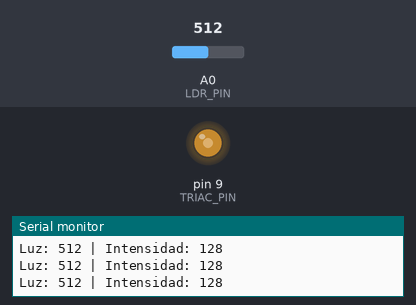
The sketch below on a simulated Arduino Uno, built with avr-gcc and run on an emulated ATmega328P. Parts: output pins drawn as LEDs (lit = HIGH), the last lines printed to the serial monitor. The inputs (shaded band) are chosen by the test bench; at power-on: A0 (LDR_PIN) = 512.

Above: at 1.2 s.
1.3 s: A0 (LDR_PIN) set to 306
At 1.6 s:
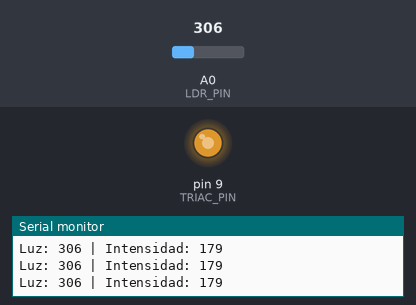
2.8 s: A0 (LDR_PIN) set to 122
At 3.1 s:
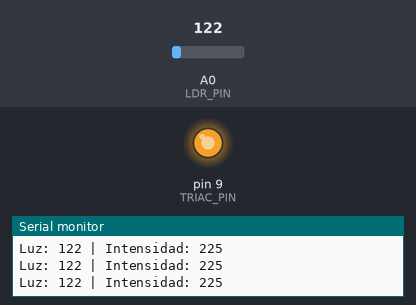
4.3 s: A0 (LDR_PIN) set to 900
At 4.6 s:
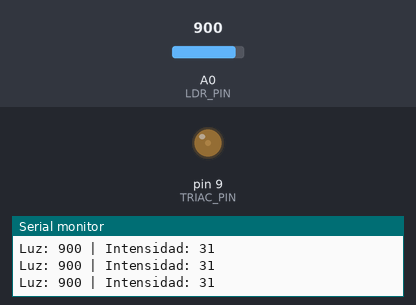
5.8 s: A0 (LDR_PIN) set to 1023
At 6.1 s:
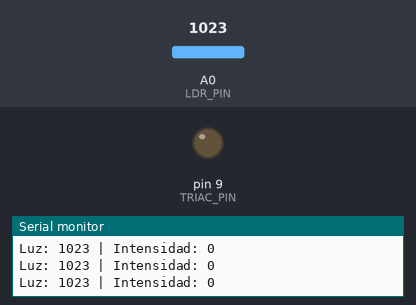
7.3 s: A0 (LDR_PIN) set to 511
At 8.8 s:
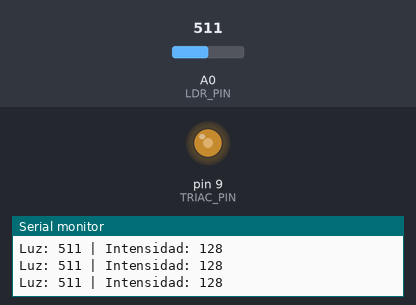
Timing chart, 0 to 9.8 s (numbered marks = the images above; inputs shaded):
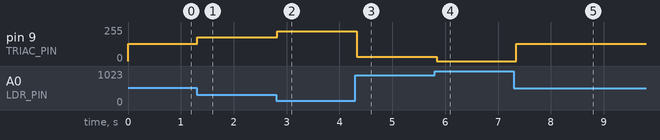

Measured:
- after the input at 1.3 s, pin 9 (TRIAC_PIN): 128/255 → 179/255 at once
- after the input at 2.8 s, pin 9 (TRIAC_PIN): 179/255 → 225/255 at once
- after the input at 4.3 s, pin 9 (TRIAC_PIN): 225/255 → 31/255 at once
- after the input at 5.8 s, pin 9 (TRIAC_PIN): 31/255 → 0/255 at once
- after the input at 7.3 s, pin 9 (TRIAC_PIN): 0/255 → 128/255 after 0.05 s

The sketch:

Practica25.ino
```cpp
#define LDR_PIN A0    // Fotoresistencia en A0
#define TRIAC_PIN 9   // Control del TRIAC

void setup() {
    pinMode(TRIAC_PIN, OUTPUT);
    Serial.begin(9600);
}

void loop() {
    int luz = analogRead(LDR_PIN);
    int intensidad = map(luz, 0, 1023, 255, 0); // Más oscuridad, más brillo

    Serial.print("Luz: "); Serial.print(luz);
    Serial.print(" | Intensidad: "); Serial.println(intensidad);

    analogWrite(TRIAC_PIN, intensidad); // Modula la lámpara
    delay(100);
}
```
